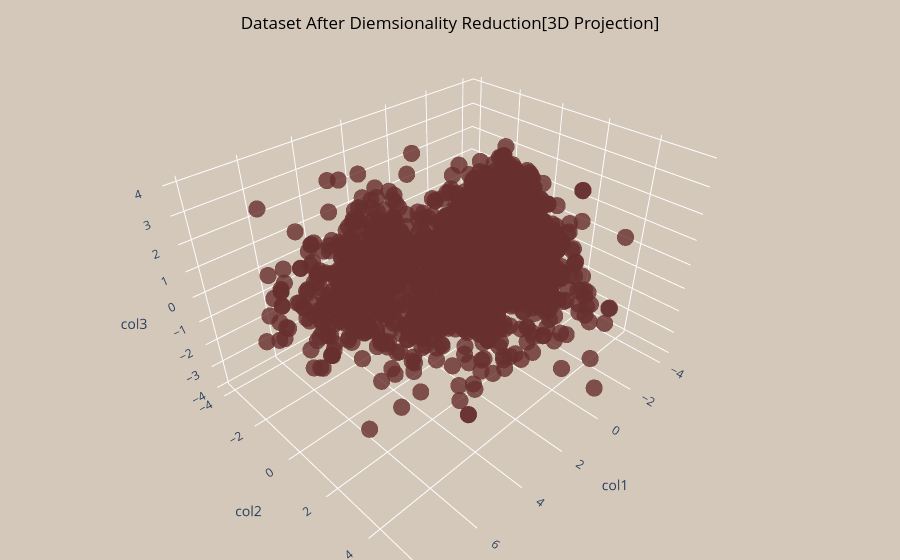

Notebook code cell kept with this figure:
### Code cell
x = pca_data["col1"]
y = pca_data["col2"]
z = pca_data["col3"]

print(f"Let's have a look on the dataset after dimensionality reduction :")

fig = go.Figure(data = [go.Scatter3d(x=x, y=y, z=z,mode='markers',
                marker = dict(size=10, color="#682F2F", opacity=0.8))])
fig.update_layout(title=dict(text= "Dataset After Diemsionality Reduction[3D Projection]",
                             y=0.97,x=0.5,xanchor= "center",yanchor= "top",font_color="black"),
                  scene=dict(xaxis = dict(title="col1",backgroundcolor="#D4C8BA",showbackground=True,showgrid=True, gridwidth=2, gridcolor='white',zerolinecolor="white"),
                             yaxis = dict(title="col2",backgroundcolor="#D4C8BA",showbackground=True,showgrid=True, gridwidth=2, gridcolor='white',zerolinecolor="white"),
                             zaxis = dict(title="col3",backgroundcolor="#D4C8BA",showbackground=True,showgrid=True, gridwidth=2, gridcolor='white',zerolinecolor="white")),
                  margin=dict(l=0, r=0, b=0, t=0),paper_bgcolor="#D4C8BA")
fig.show()

### Figure 1 — Plotly figure (JSON) as saved in the notebook; plotly's stock layout.template omitted (floating-point values rounded to 4 significant figures; data arrays with more than 128 entries replaced by an {"elided": "..."} marker saying what was removed)
{"data": [{"marker": {"color": "#682F2F", "opacity": 0.8, "size": 10}, "mode": "markers", "type": "scatter3d", "x": {"elided": "2212 float values"}, "y": {"elided": "2212 float values"}, "z": {"elided": "2212 float values"}}], "layout": {"margin": {"b": 0, "l": 0, "r": 0, "t": 0}, "paper_bgcolor": "#D4C8BA", "scene": {"xaxis": {"backgroundcolor": "#D4C8BA", "gridcolor": "white", "gridwidth": 2, "showbackground": true, "showgrid": true, "title": {"text": "col1"}, "zerolinecolor": "white"}, "yaxis": {"backgroundcolor": "#D4C8BA", "gridcolor": "white", "gridwidth": 2, "showbackground": true, "showgrid": true, "title": {"text": "col2"}, "zerolinecolor": "white"}, "zaxis": {"backgroundcolor": "#D4C8BA", "gridcolor": "white", "gridwidth": 2, "showbackground": true, "showgrid": true, "title": {"text": "col3"}, "zerolinecolor": "white"}}, "title": {"font": {"color": "black"}, "text": "Dataset After Diemsionality Reduction[3D Projection]", "x": 0.5, "xanchor": "center", "y": 0.97, "yanchor": "top"}}}
